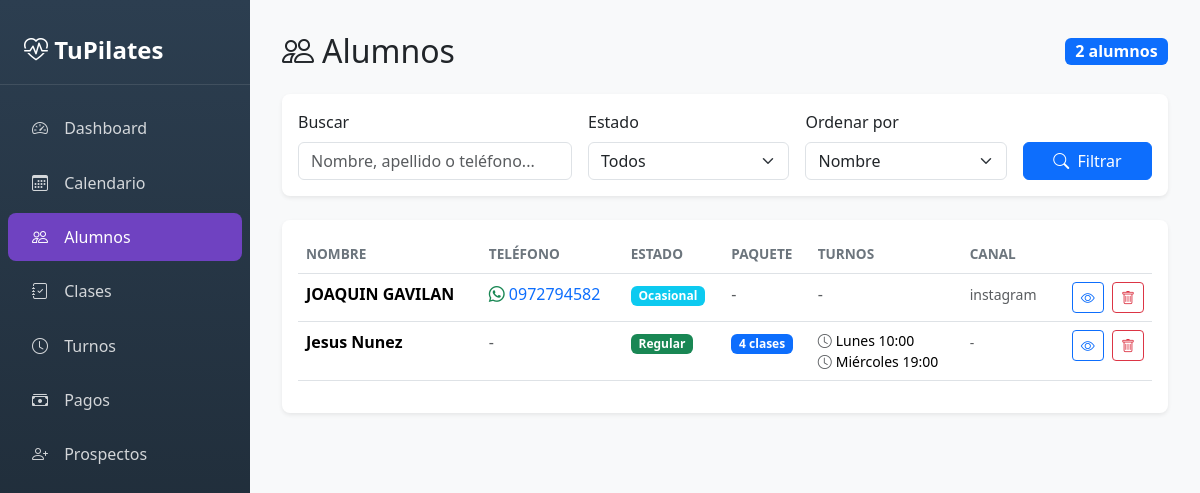
/panel/alumnos/, run on an earlier commit of the app's database.
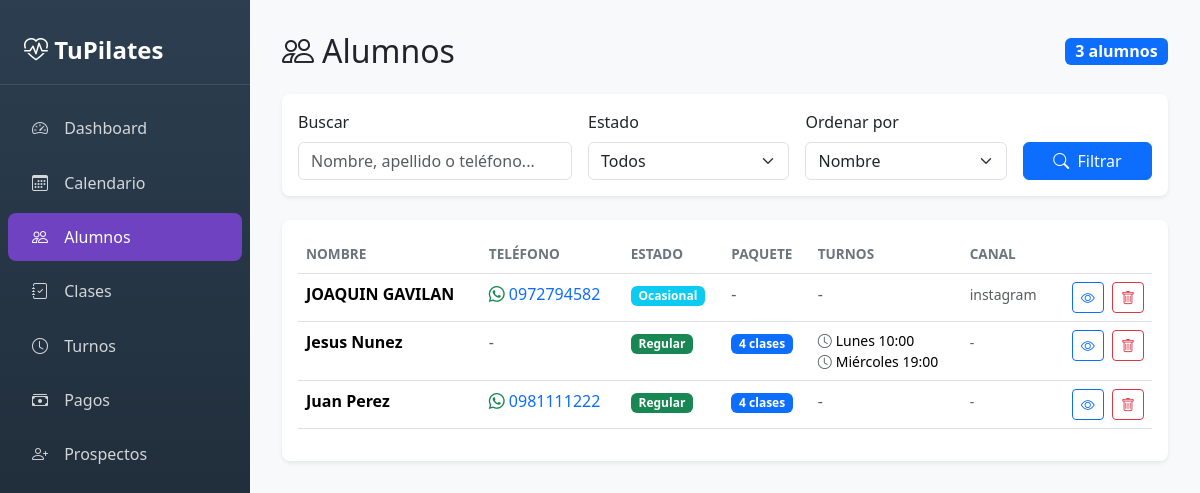
And on a later commit of the database.
### Pilapp/models.py (models this page shows, shortened)
class Alumno(models.Model):
    id_alumno = models.AutoField(primary_key=True)
    id_persona = models.ForeignKey(Persona, on_delete=models.CASCADE)
    canal_captacion = models.CharField(max_length=100, blank=True, null=True)
    ultima_clase = models.DateField(blank=True, null=True)
    estado = models.CharField(max_length=50, choices=[
        ('ocasional', 'Ocasional'),  # Attends without package
        ('regular', 'Regular'),       # Has an active package
        ('inactivo', 'Inactivo')      # No active packages
    ], default='ocasional')

class Persona(models.Model):
    id_persona = models.AutoField(primary_key=True)
    nombre = models.CharField(max_length=100)
    apellido = models.CharField(max_length=100)
    telefono = models.CharField(max_length=20, blank=True, null=True)
    ruc = models.CharField(max_length=20, blank=True, null=True)
    observaciones = models.TextField(blank=True, null=True)

class AlumnoPaquete(models.Model):
    id_alumno_paquete = models.AutoField(primary_key=True)
    id_alumno = models.ForeignKey(Alumno, on_delete=models.CASCADE)
    id_paquete = models.ForeignKey(Paquete, on_delete=models.CASCADE)
    estado = models.CharField(max_length=50, choices=[("activo", "Activo"), ("expirado", "Expirado")])
    estado_pago = models.CharField(max_length=50, choices=[
        ("pendiente", "Pendiente"),
        ("pagado", "Pagado"),
        ("parcial", "Pago Parcial")
    ], default="pendiente")
    fecha_inicio = models.DateField(null=True)

class Paquete(models.Model):
    id_paquete = models.AutoField(primary_key=True)
    cantidad_clases = models.IntegerField()
    costo = models.DecimalField(max_digits=10, decimal_places=2)

class Turno(models.Model):
    DIAS_CHOICES = [
        ('Lunes', 'Lunes'),
        ('Martes', 'Martes'),
        ('Miércoles', 'Miércoles'),
        ('Jueves', 'Jueves'),
        ('Viernes', 'Viernes'),
        ('Sábado', 'Sábado'),
    ]
    id_turno = models.AutoField(primary_key=True)
    horario = models.TimeField()
    dia = models.CharField(max_length=10, choices=DIAS_CHOICES)

### Pilapp/views_panel.py (the view)
def panel_alumnos(request):
    from .models import AlumnoPaqueteTurno
    alumnos = Alumno.objects.select_related('id_persona').all()
    filtros = {
        'q': request.GET.get('q', ''),
        'estado': request.GET.get('estado', ''),
        'orden': request.GET.get('orden', 'nombre'),
    }
    if filtros['q']:
        alumnos = alumnos.filter(
            Q(id_persona__nombre__icontains=filtros['q']) |
            Q(id_persona__apellido__icontains=filtros['q']) |
            Q(id_persona__telefono__icontains=filtros['q'])
        )
    if filtros['estado']:
        alumnos = alumnos.filter(estado=filtros['estado'])
    if filtros['orden'] == 'nombre':
        alumnos = alumnos.order_by('id_persona__nombre', 'id_persona__apellido')
    elif filtros['orden'] == '-id_alumno':
        alumnos = alumnos.order_by('-id_alumno')
    elif filtros['orden'] == 'ultima_clase':
        alumnos = alumnos.order_by('-ultima_clase')
    turnos_por_alumno = {}
    asignaciones = AlumnoPaqueteTurno.objects.filter(
        id_alumno_paquete__estado='activo'
    ).select_related('id_turno', 'id_alumno_paquete__id_alumno')
    for asig in asignaciones:
        alumno_id = asig.id_alumno_paquete.id_alumno.id_alumno
        turno = asig.id_turno
        if alumno_id not in turnos_por_alumno:
            turnos_por_alumno[alumno_id] = []
        turnos_por_alumno[alumno_id].append({
            'dia': turno.dia,
            'horario': turno.horario.strftime('%H:%M')
        })
    for alumno in alumnos:
        alumno.paquete_activo = AlumnoPaquete.objects.filter(
            id_alumno=alumno, estado='activo'
        ).select_related('id_paquete').first()
        alumno.turnos = turnos_por_alumno.get(alumno.id_alumno, [])
    return render(request, 'admin_panel/alumnos/lista.html', {
        'alumnos': alumnos,
        'filtros': filtros,
    })

### Pilapp/templates/admin_panel/alumnos/lista.html (shortened to what the changed rows need)
{% extends 'admin_panel/base.html' %}
{% block content %}
<div class="d-flex justify-content-between align-items-center mb-4">
    <h2 class="mb-0"><i class="bi bi-people me-2"></i>Alumnos</h2>
    <span class="badge bg-primary fs-6">{{ alumnos|length }} alumnos</span>
</div>
<div class="card">
    <div class="card-body">
        {% if alumnos %}
        <div class="table-responsive">
            <table class="table table-hover">
                <thead>
                    <tr>
                        <th>Nombre</th>
                        <th>Teléfono</th>
                        <th>Estado</th>
                        <th>Paquete</th>
                        <th>Turnos</th>
                        <th>Canal</th>
                        <th></th>
                    </tr>
                </thead>
                <tbody>
                    {% for alumno in alumnos %}
                    <tr>
                        <td>
                            <strong>{{ alumno.id_persona.nombre }} {{ alumno.id_persona.apellido }}</strong>
                        </td>
                        <td>
                            {% if alumno.id_persona.telefono %}
                            <a href="https://wa.me/{{ alumno.id_persona.telefono }}" target="_blank" class="text-decoration-none">
                                <i class="bi bi-whatsapp text-success me-1"></i>{{ alumno.id_persona.telefono }}
                            </a>
                            {% else %}
                            <span class="text-muted">-</span>
                            {% endif %}
                        </td>
                        <td>
                            <span class="badge {% if alumno.estado == 'regular' %}bg-success{% elif alumno.estado == 'ocasional' %}bg-info{% else %}bg-secondary{% endif %}">
                                {{ alumno.estado|title }}
                            </span>
                        </td>
                        <td>
                            {% if alumno.paquete_activo %}
                            <span class="badge bg-primary">{{ alumno.paquete_activo.id_paquete.cantidad_clases }} clases</span>
                            {% else %}
                            <span class="text-muted">-</span>
                            {% endif %}
                        </td>
                        <td>
                            {% if alumno.turnos %}
                                {% for turno in alumno.turnos %}
                                <div class="small">
                                    <i class="bi bi-clock text-muted me-1"></i>{{ turno.dia }} {{ turno.horario }}
                                </div>
                                {% endfor %}
                            {% else %}
                            <span class="text-muted">-</span>
                            {% endif %}
                        </td>
                        <td>
                            <small class="text-muted">{{ alumno.canal_captacion|default:"-" }}</small>
                        </td>
                        <td class="text-end">
                            <a href="{% url 'panel_alumno_detalle' alumno.id_alumno %}" class="btn btn-sm btn-outline-primary">
                                <i class="bi bi-eye"></i>
                            </a>
                            <form method="post"
                                action="{% url 'panel_alumno_eliminar' alumno.id_alumno %}"
                                class="d-inline"
                                onsubmit="return confirm('Seguro que deseas eliminar al alumno {{ alumno.id_persona.nombre }} {{ alumno.id_persona.apellido }}? Esta acción eliminará paquetes, reservas/asistencias y pagos asociados.');">
                                <button type="submit" class="btn btn-sm btn-outline-danger ms-1" title="Eliminar alumno">
                                    <i class="bi bi-trash"></i>
                                </button>
                            </form>
                        </td>
                    </tr>
                    {% endfor %}
                </tbody>
            </table>
        </div>
        {% else %}
        <p class="text-muted text-center py-4 mb-0">
            <i class="bi bi-search me-2"></i>No se encontraron alumnos con los filtros seleccionados
        </p>
        {% endif %}
    </div>
</div>
{% endblock %}

What changed in the data, as far as the page shows it:
added Alumno: id_persona.nombre "Juan", id_persona.apellido "Perez", id_persona.telefono "0981111222", estado "Regular", paquete_activo.id_paquete.cantidad_clases "4", canal_captacion "-"
Also different on the page:
{{ alumnos|length }}: "2" → "3"
